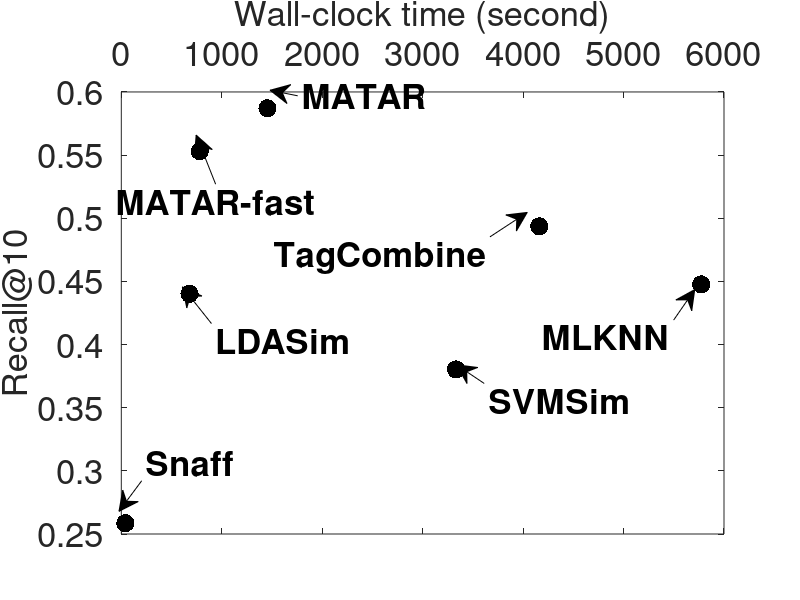

Write MATLAB code to recreate this figure.
X=[0.5871 0.5531 0.3803 0.4936 0.4476 0.4402 0.2586];
Y=[1455 781 3332 4161 5773 679 40];

figure('units','normalized','position',[0.1,0.4,0.4,0.5]);
% grid on;
hold on;

scatter(Y,X,170,'k','filled');

set(gca,'ylim',[0.25 0.6]);
set(gca,'XTickLabel',{'0','1000','2000','3000','4000','5000','6000'});
set(gca,'XTick',[0 1000 2000 3000 4000 5000 6000]);
set(gca,'XAxisLocation','top');
set(gca,'YTickLabel',{'0.25','0.3','0.35','0.4','0.45','0.5','0.55','0.6'});
set(gca,'YTick',[0.25 0.3 0.35 0.4 0.45 0.5 0.55 0.6]);
set(gca,'FontSize',25);
box on;

xlabel('Wall-clock time (second)','fontsize',25);
ylabel('Recall@10','fontsize',25);

annotation('textarrow',[0.372114537444934 0.337488986784142],[0.840324543610548 0.849590820341329],'FontWeight','bold','FontSize',25,'String','MATAR');
annotation('textarrow',[0.269555066079295 0.2452237885462557],[0.692967545638945 0.774882251732151],'FontWeight','bold','FontSize',25,'String','MATAR-fast');
annotation('textarrow',[0.605286343612337 0.570396475770928],[0.360903037535897 0.392088068720929],'FontWeight','bold','FontSize',25,'String','SVMSim');
annotation('textarrow',[0.612466960352425 0.65903083700441],[0.605249712186832 0.645987757924878],'FontWeight','bold','FontSize',25,'String','TagCombine');
annotation('textarrow',[0.842026431718067 0.868458149779741],[0.466483163456794 0.517458215431847],'FontWeight','bold','FontSize',25,'String','MLKNN');
annotation('textarrow',[0.26431718061674 0.227929515418503],[0.460787018255578 0.521838580037364],'FontWeight','bold','FontSize',25,'String','LDASim');
annotation('textarrow',[0.177162995594714 0.14873127753304],[0.198786617636516 0.147811565661464],'FontWeight','bold','FontSize',25,'String','Snaff');


